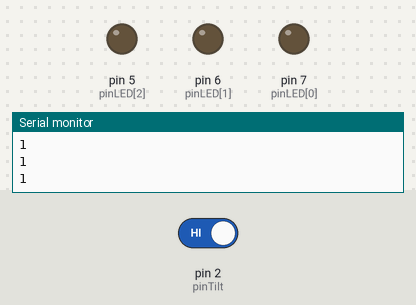
Bench run of a sketch on a simulated Arduino Uno, built with avr-gcc and run on an emulated ATmega328P. Shown: output pins drawn as LEDs (lit = HIGH), the last lines printed to the serial monitor. The inputs (shaded band) are chosen by the test bench; at power-on: pin 2 (pinTilt) HIGH.

Above: at 1.2 s.
1.3 s: pin 2 (pinTilt) driven LOW
At 2.0 s:
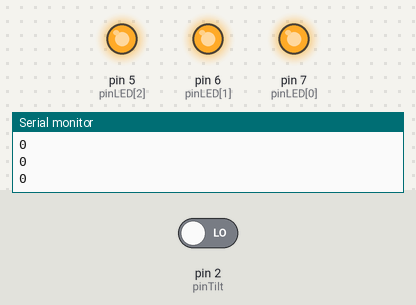
2.8 s: pin 2 (pinTilt) driven HIGH
At 3.3 s:
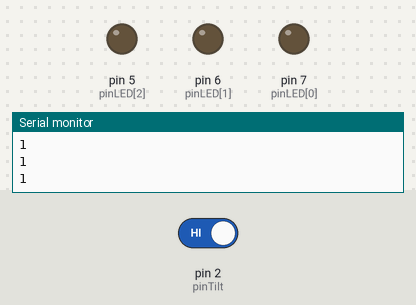
Timing chart, 0 to 5.8 s (numbered marks = the images above; inputs shaded):
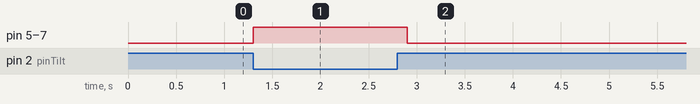

The sketch:

___4_-2__1_.ino
```cpp
const int pinTilt = 2;
int pinLED[3] = {7,6,5};
int val = 0;
int val2 = 0;
void setup() {
  pinMode(pinTilt, INPUT);
  pinMode(pinLED[0],OUTPUT);
  pinMode(pinLED[1],OUTPUT);
  pinMode(pinLED[2],OUTPUT);
  Serial.begin(9600);


  }
void loop() {
val = digitalRead(pinTilt);
if(val  == 0)
   {
    digitalWrite(pinLED[0],HIGH);
    digitalWrite(pinLED[1],HIGH);
    digitalWrite(pinLED[2],HIGH);
    delay(100);
   }
else{
  digitalWrite(pinLED[0],LOW);
  digitalWrite(pinLED[1],LOW);
  digitalWrite(pinLED[2],LOW);
}

Serial.println(val);

delay(100);

}
```

Measured:
- after the input at 1.3 s, pin 5 (pinLED[2]), pin 6 (pinLED[1]), pin 7 (pinLED[0]): LOW → HIGH at once
- after the input at 2.8 s, pin 5 (pinLED[2]), pin 6 (pinLED[1]), pin 7 (pinLED[0]): HIGH → LOW after 0.10 s
